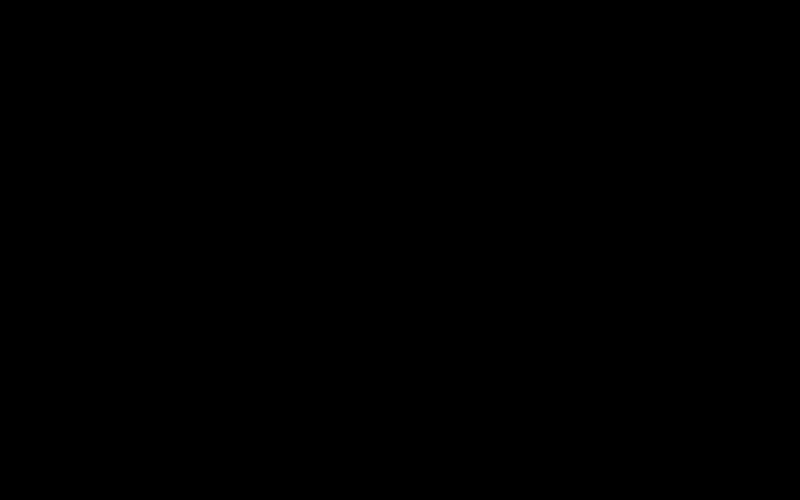
Frame 1 (no input)
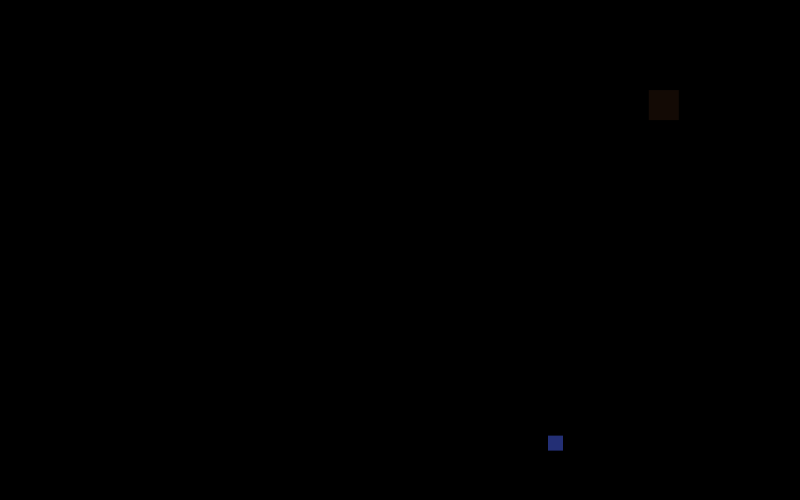
Frame 60 (the mouse pressed at the canvas centre just before this capture)
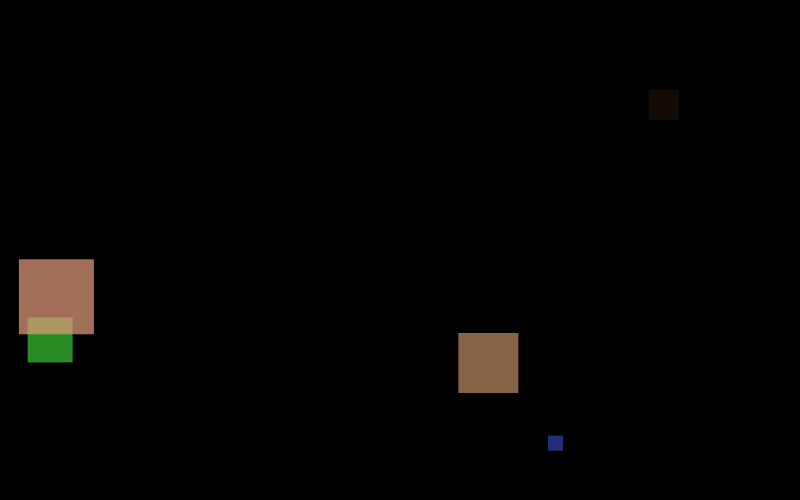
Frame 120 (the mouse held since frame 60 and released just before this capture)

The Processing sketch that drew these frames (run headless with seeded random() and noise(); from frame 60 on, the mouse is pressed at the canvas centre):

// Processing sketch: processing_108953
// ── processing_108953.pde

float r;
float g; 
float b;
float a;
float x;
float y;
float diam;
int count;
int state;

void setup(){
  size(800,500);
  background(0);
}

void draw(){
r = random(255);
g = random(255);
b = random(255);
a = random(255);

diam = random(15);

x = random(width);
y = random(height);

count++;
if(count > 30){
  count = 10;
  state++;
  
  if(state > 30){
    state = 10;
    x = int(random(300 - diam));
    y = int(random(300 - diam));
    background(25);
  }
  
  if(state > 50){
    state = 0;
    x = int(random(200 - diam));
    y = int(random(200 - diam));
    background(50);
  }

noStroke();
fill(r,g,b,a);

diam = state * 15;
count = count + 1;
rect(x,y,diam,diam);
}
}
